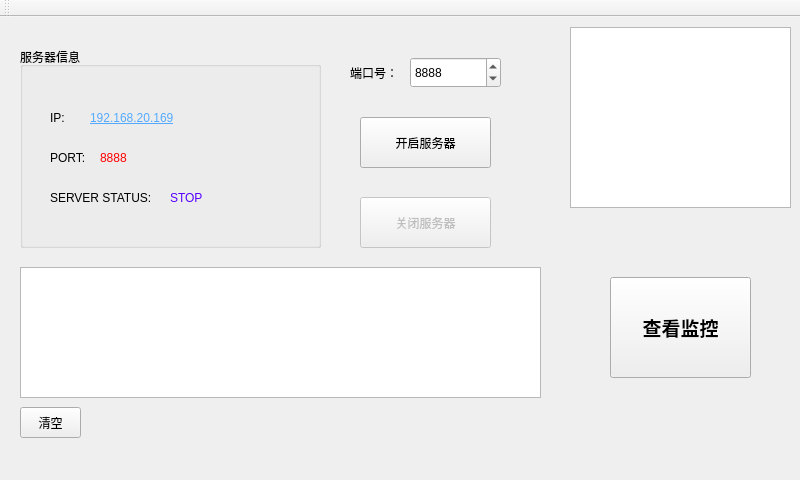
<?xml version="1.0" encoding="UTF-8"?>
<ui version="4.0">
 <class>MainWindow</class>
 <widget class="QMainWindow" name="MainWindow">
  <property name="geometry">
   <rect>
    <x>0</x>
    <y>0</y>
    <width>800</width>
    <height>480</height>
   </rect>
  </property>
  <property name="windowTitle">
   <string>MainWindow</string>
  </property>
  <widget class="QWidget" name="centralWidget">
   <widget class="QGroupBox" name="groupBox">
    <property name="geometry">
     <rect>
      <x>20</x>
      <y>30</y>
      <width>301</width>
      <height>201</height>
     </rect>
    </property>
    <property name="title">
     <string>服务器信息</string>
    </property>
    <widget class="QLabel" name="label_2">
     <property name="geometry">
      <rect>
       <x>30</x>
       <y>60</y>
       <width>31</width>
       <height>21</height>
      </rect>
     </property>
     <property name="text">
      <string>IP:</string>
     </property>
    </widget>
    <widget class="QLabel" name="label_3">
     <property name="geometry">
      <rect>
       <x>30</x>
       <y>100</y>
       <width>51</width>
       <height>21</height>
      </rect>
     </property>
     <property name="text">
      <string>PORT:</string>
     </property>
    </widget>
    <widget class="QLabel" name="label_4">
     <property name="geometry">
      <rect>
       <x>30</x>
       <y>140</y>
       <width>121</width>
       <height>21</height>
      </rect>
     </property>
     <property name="text">
      <string>SERVER STATUS:</string>
     </property>
    </widget>
    <widget class="QLabel" name="ip_label">
     <property name="geometry">
      <rect>
       <x>70</x>
       <y>60</y>
       <width>131</width>
       <height>21</height>
      </rect>
     </property>
     <property name="font">
      <font>
       <underline>true</underline>
      </font>
     </property>
     <property name="styleSheet">
      <string notr="true">color: rgb(85, 170, 255);</string>
     </property>
     <property name="text">
      <string>192.168.20.169</string>
     </property>
    </widget>
    <widget class="QLabel" name="port_label">
     <property name="geometry">
      <rect>
       <x>80</x>
       <y>100</y>
       <width>81</width>
       <height>21</height>
      </rect>
     </property>
     <property name="styleSheet">
      <string notr="true">color: rgb(255, 0, 0);</string>
     </property>
     <property name="text">
      <string>8888</string>
     </property>
    </widget>
    <widget class="QLabel" name="status_label">
     <property name="geometry">
      <rect>
       <x>150</x>
       <y>140</y>
       <width>81</width>
       <height>21</height>
      </rect>
     </property>
     <property name="styleSheet">
      <string notr="true">color: rgb(85, 0, 255);</string>
     </property>
     <property name="text">
      <string>STOP</string>
     </property>
    </widget>
   </widget>
   <widget class="QLabel" name="label">
    <property name="geometry">
     <rect>
      <x>350</x>
      <y>45</y>
      <width>61</width>
      <height>21</height>
     </rect>
    </property>
    <property name="text">
     <string>端口号：</string>
    </property>
   </widget>
   <widget class="QSpinBox" name="port_spinBox">
    <property name="geometry">
     <rect>
      <x>410</x>
      <y>40</y>
      <width>91</width>
      <height>31</height>
     </rect>
    </property>
    <property name="minimum">
     <number>1</number>
    </property>
    <property name="maximum">
     <number>65535</number>
    </property>
    <property name="value">
     <number>8888</number>
    </property>
   </widget>
   <widget class="QPushButton" name="start_pushButton">
    <property name="geometry">
     <rect>
      <x>360</x>
      <y>100</y>
      <width>131</width>
      <height>51</height>
     </rect>
    </property>
    <property name="text">
     <string>开启服务器</string>
    </property>
   </widget>
   <widget class="QPushButton" name="close_pushButton">
    <property name="enabled">
     <bool>false</bool>
    </property>
    <property name="geometry">
     <rect>
      <x>360</x>
      <y>180</y>
      <width>131</width>
      <height>51</height>
     </rect>
    </property>
    <property name="text">
     <string>关闭服务器</string>
    </property>
   </widget>
   <widget class="QTextBrowser" name="message_textBrowser">
    <property name="geometry">
     <rect>
      <x>20</x>
      <y>250</y>
      <width>521</width>
      <height>131</height>
     </rect>
    </property>
   </widget>
   <widget class="QTextBrowser" name="IP_textBrowser">
    <property name="geometry">
     <rect>
      <x>570</x>
      <y>10</y>
      <width>221</width>
      <height>181</height>
     </rect>
    </property>
   </widget>
   <widget class="QPushButton" name="pushButton">
    <property name="geometry">
     <rect>
      <x>20</x>
      <y>390</y>
      <width>61</width>
      <height>31</height>
     </rect>
    </property>
    <property name="text">
     <string>清空</string>
    </property>
   </widget>
   <widget class="QPushButton" name="monitoring_pushButton">
    <property name="geometry">
     <rect>
      <x>610</x>
      <y>260</y>
      <width>141</width>
      <height>101</height>
     </rect>
    </property>
    <property name="font">
     <font>
      <pointsize>14</pointsize>
      <weight>75</weight>
      <bold>true</bold>
     </font>
    </property>
    <property name="text">
     <string>查看监控</string>
    </property>
   </widget>
  </widget>
  <widget class="QMenuBar" name="menuBar">
   <property name="geometry">
    <rect>
     <x>0</x>
     <y>0</y>
     <width>800</width>
     <height>26</height>
    </rect>
   </property>
  </widget>
  <widget class="QToolBar" name="mainToolBar">
   <attribute name="toolBarArea">
    <enum>TopToolBarArea</enum>
   </attribute>
   <attribute name="toolBarBreak">
    <bool>false</bool>
   </attribute>
  </widget>
 </widget>
 <layoutdefault spacing="6" margin="11"/>
 <resources/>
 <connections/>
</ui>
